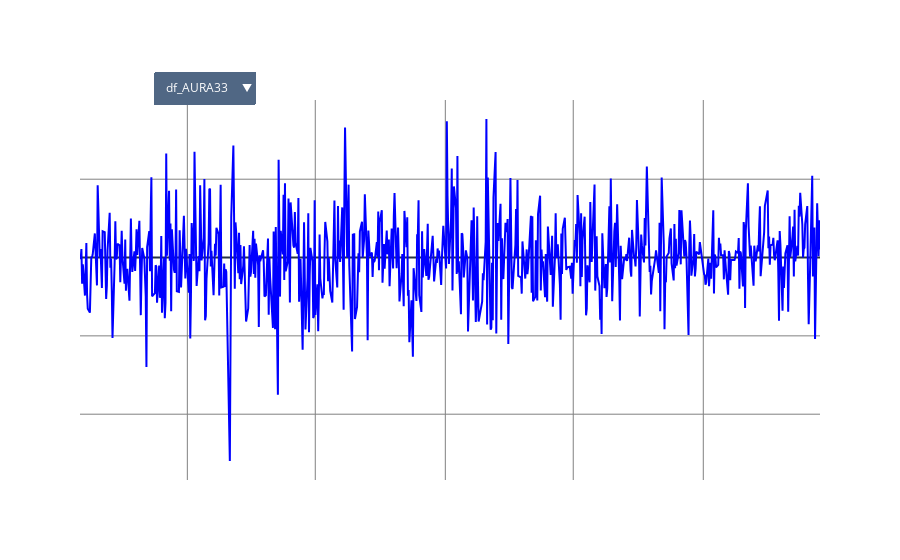

Write notebook code for a chart like this one.
### Code cell
# Plotando gráfico dos retornos
plot_log_returns(dataframes)

### Figure 1 — Plotly figure (JSON) as saved in the notebook; plotly's stock layout.template omitted (floating-point values rounded to 4 significant figures; data arrays with more than 128 entries replaced by an {"elided": "..."} marker saying what was removed)
{"data": [{"line": {"color": "blue"}, "name": "Retorno Logarítmico df_AURA33", "type": "scatter", "visible": true, "x": {"elided": "716 str values"}, "y": {"elided": "716 float values"}}, {"line": {"color": "green"}, "name": "Retorno Logarítmico df_CBAV3", "type": "scatter", "visible": false, "x": {"elided": "716 str values"}, "y": {"elided": "716 float values"}}, {"line": {"color": "red"}, "name": "Retorno Logarítmico df_CMIN3", "type": "scatter", "visible": false, "x": {"elided": "716 str values"}, "y": {"elided": "716 float values"}}, {"line": {"color": "cyan"}, "name": "Retorno Logarítmico df_CSNA3", "type": "scatter", "visible": false, "x": {"elided": "716 str values"}, "y": {"elided": "716 float values"}}, {"line": {"color": "magenta"}, "name": "Retorno Logarítmico df_GGBR4", "type": "scatter", "visible": false, "x": {"elided": "716 str values"}, "y": {"elided": "716 float values"}}, {"line": {"color": "yellow"}, "name": "Retorno Logarítmico df_USIM5", "type": "scatter", "visible": false, "x": {"elided": "716 str values"}, "y": {"elided": "716 float values"}}, {"line": {"color": "orange"}, "name": "Retorno Logarítmico df_VALE3", "type": "scatter", "visible": false, "x": {"elided": "716 str values"}, "y": {"elided": "716 float values"}}], "layout": {"font": {"color": "white"}, "paper_bgcolor": "rgba(0, 0, 0, 0)", "plot_bgcolor": "rgba(0, 0, 0, 0)", "title": {"text": "Retornos Logarítmicos para df_AURA33"}, "updatemenus": [{"active": 0, "buttons": [{"args": [{"visible": [true, false, false, false, false, false, false]}, {"title": "Retornos Logarítmicos para df_AURA33"}], "label": "df_AURA33", "method": "update"}, {"args": [{"visible": [false, true, false, false, false, false, false]}, {"title": "Retornos Logarítmicos para df_CBAV3"}], "label": "df_CBAV3", "method": "update"}, {"args": [{"visible": [false, false, true, false, false, false, false]}, {"title": "Retornos Logarítmicos para df_CMIN3"}], "label": "df_CMIN3", "method": "update"}, {"args": [{"visible": [false, false, false, true, false, false, false]}, {"title": "Retornos Logarítmicos para df_CSNA3"}], "label": "df_CSNA3", "method": "update"}, {"args": [{"visible": [false, false, false, false, true, false, false]}, {"title": "Retornos Logarítmicos para df_GGBR4"}], "label": "df_GGBR4", "method": "update"}, {"args": [{"visible": [false, false, false, false, false, true, false]}, {"title": "Retornos Logarítmicos para df_USIM5"}], "label": "df_USIM5", "method": "update"}, {"args": [{"visible": [false, false, false, false, false, false, true]}, {"title": "Retornos Logarítmicos para df_VALE3"}], "label": "df_VALE3", "method": "update"}], "direction": "down", "pad": {"r": 10, "t": 10}, "showactive": true, "x": 0.1, "xanchor": "left", "y": 1.1, "yanchor": "top"}], "xaxis": {"gridcolor": "grey", "linecolor": "white", "linewidth": 1, "showline": true, "title": {"text": "Data"}}, "yaxis": {"gridcolor": "grey", "linecolor": "white", "linewidth": 1, "showline": true, "title": {"text": "Retorno Logarítmico"}}}}
